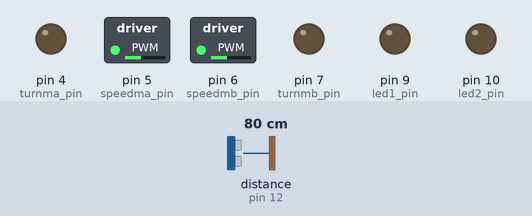
A sketch run on a simulated Arduino Uno, built with avr-gcc and run on an emulated ATmega328P. Shown: switched loads named in the sketch (green lamp = pin HIGH), output pins drawn as LEDs (lit = HIGH). Wiring (inferred from the names in the program): ultrasonic range finder: trigger pin 13; echo pin 12. The test bench sets the inputs (shaded band); at power-on: distance to the obstacle (sensor on pin 12) 80 cm. The echo pulse lasts 58.3 µs per cm; pins used as bus, display or sensor lines are not drawn.

Above: at 0.1 s.
At 1.1 s:
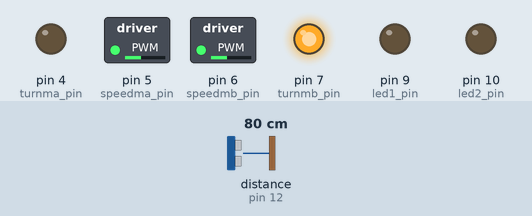
Timing chart, 0 to 2.6 s (numbered marks = the images above):
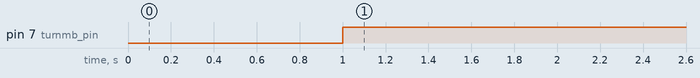

Measured:
- by itself, pin 7 (turnmb_pin): LOW → HIGH at 1.0 s

The sketch:

obstacles.ino
```cpp
// Digital pin for speed of motors
int speedma_pin = 5;
int speedmb_pin = 6;

// Digital pin for direction of motors
int turnma_pin = 4;
int turnmb_pin = 7;

// Ultrasonic sensor pins
int trig_pin = 13;
int echo_pin = 12;

// Sound speed in cm/us
float sound_speed = 0.0343;

long len;
long dist;

// Digital pins for led 1 and 2
int led1_pin = 9;
int led2_pin = 10;

void setup() {
  pinMode(speedma_pin, OUTPUT);
  pinMode(speedmb_pin, OUTPUT);
  pinMode(turnma_pin, OUTPUT);
  pinMode(turnmb_pin, OUTPUT);
  pinMode(trig_pin, OUTPUT);
  pinMode(echo_pin, OUTPUT);
  pinMode(led1_pin, OUTPUT);
  pinMode(led2_pin, OUTPUT);
  // Speed for motors (100-255)
  analogWrite(speedma_pin, 100);
  analogWrite(speedmb_pin, 100);
}

void loop() {
  distance();

  if ((dist > 1) && (dist < 50)) {
    // Turn on leds
    digitalWrite(led1_pin, HIGH);
    digitalWrite(led2_pin, HIGH);

    // Drive backwards
    digitalWrite(turnma_pin, HIGH);
    digitalWrite(turnmb_pin, LOW);

    delay(500);

    // Rotate
    digitalWrite(turnma_pin, HIGH);
    digitalWrite(turnmb_pin, HIGH);

    delay(500);

  } else {
    // Turn off leds
    digitalWrite(led1_pin, LOW);
    digitalWrite(led2_pin, LOW);

    // Drive forward
    digitalWrite(turnma_pin, LOW);
    digitalWrite(turnmb_pin, HIGH);
  }
}

// Calculates the distance in cm
void distance() {
  digitalWrite(trig_pin, LOW);
  delayMicroseconds(4);
  digitalWrite(trig_pin, HIGH);
  delayMicroseconds(4);
  digitalWrite(trig_pin, LOW);

  len = pulseIn(echo_pin, HIGH);
  dist = (sound_speed * len) / 2;
}
```
